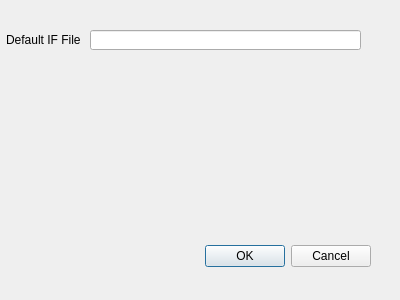
<?xml version="1.0" encoding="UTF-8"?>
<ui version="4.0">
 <class>SettingsDialog</class>
 <widget class="QDialog" name="SettingsDialog">
  <property name="geometry">
   <rect>
    <x>0</x>
    <y>0</y>
    <width>400</width>
    <height>300</height>
   </rect>
  </property>
  <property name="windowTitle">
   <string>Dialog</string>
  </property>
  <widget class="QDialogButtonBox" name="buttonBox">
   <property name="geometry">
    <rect>
     <x>30</x>
     <y>240</y>
     <width>341</width>
     <height>32</height>
    </rect>
   </property>
   <property name="orientation">
    <enum>Qt::Horizontal</enum>
   </property>
   <property name="standardButtons">
    <set>QDialogButtonBox::Cancel|QDialogButtonBox::Ok</set>
   </property>
  </widget>
  <widget class="QLabel" name="label">
   <property name="geometry">
    <rect>
     <x>6</x>
     <y>30</y>
     <width>81</width>
     <height>20</height>
    </rect>
   </property>
   <property name="text">
    <string>Default IF File</string>
   </property>
  </widget>
  <widget class="QLineEdit" name="IFFileEdit">
   <property name="geometry">
    <rect>
     <x>90</x>
     <y>30</y>
     <width>271</width>
     <height>20</height>
    </rect>
   </property>
  </widget>
 </widget>
 <resources/>
 <connections>
  <connection>
   <sender>buttonBox</sender>
   <signal>accepted()</signal>
   <receiver>SettingsDialog</receiver>
   <slot>accept()</slot>
   <hints>
    <hint type="sourcelabel">
     <x>248</x>
     <y>254</y>
    </hint>
    <hint type="destinationlabel">
     <x>157</x>
     <y>274</y>
    </hint>
   </hints>
  </connection>
  <connection>
   <sender>buttonBox</sender>
   <signal>rejected()</signal>
   <receiver>SettingsDialog</receiver>
   <slot>reject()</slot>
   <hints>
    <hint type="sourcelabel">
     <x>316</x>
     <y>260</y>
    </hint>
    <hint type="destinationlabel">
     <x>286</x>
     <y>274</y>
    </hint>
   </hints>
  </connection>
 </connections>
</ui>
